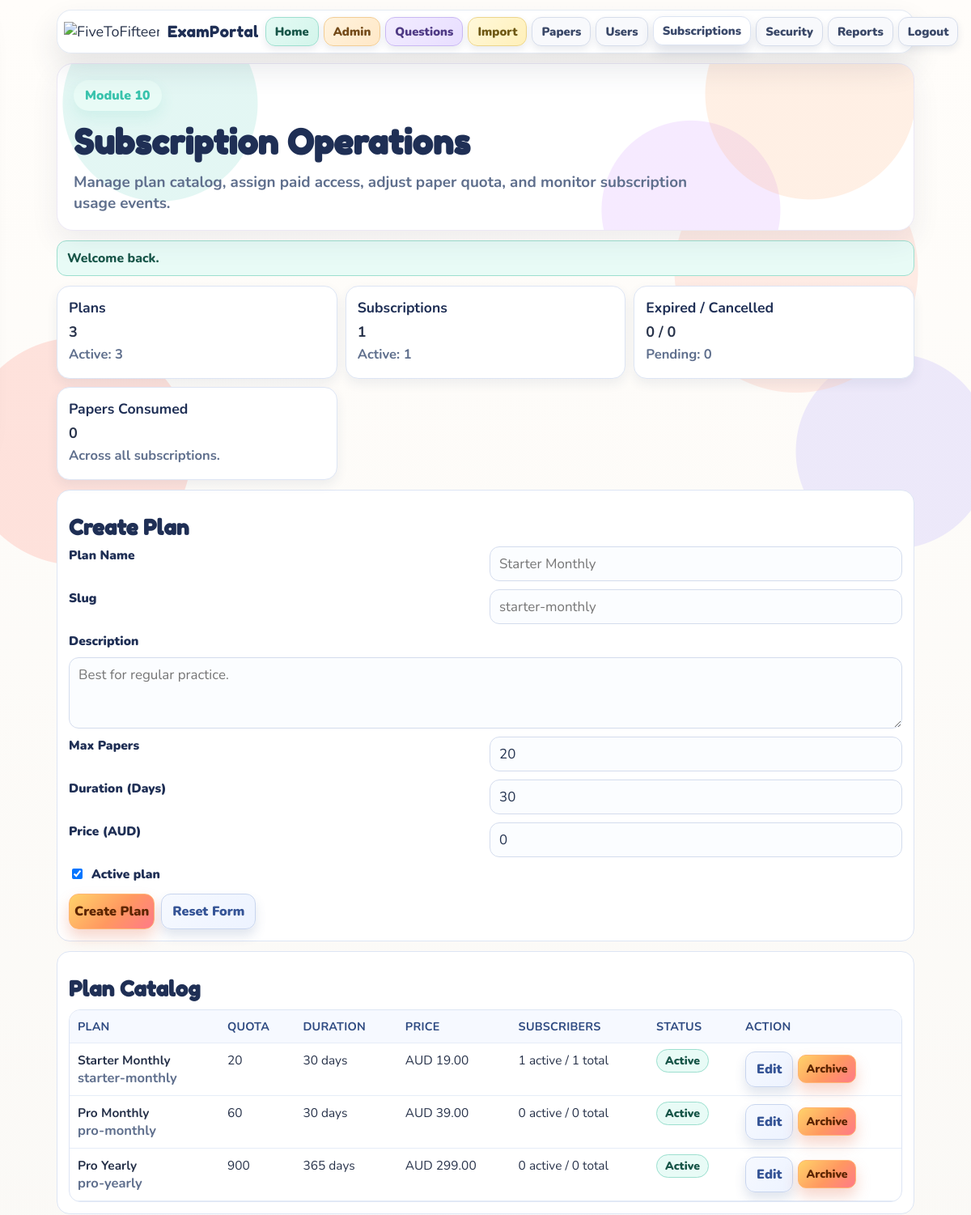
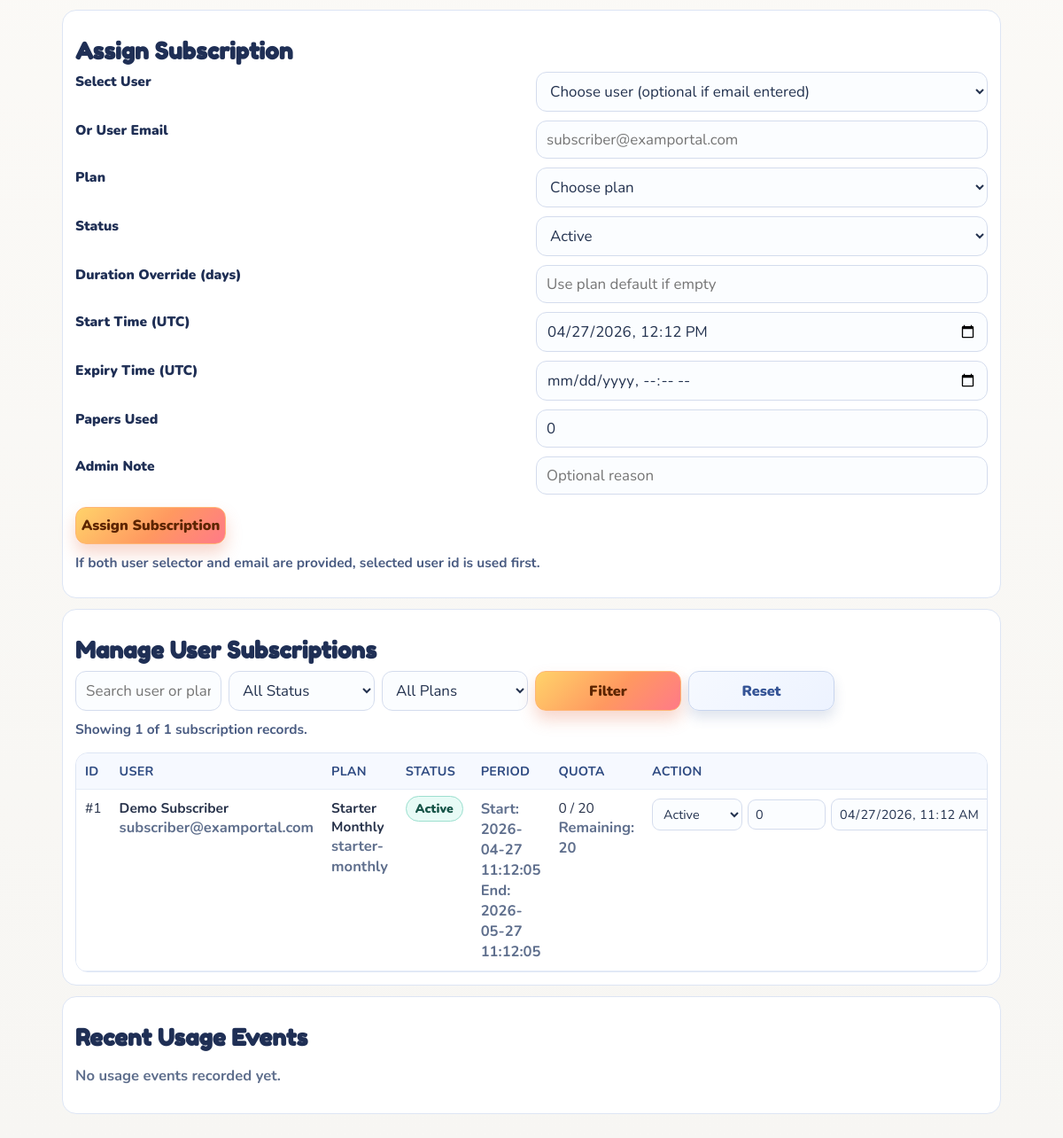
The page /admin/subscriptions.php (signed in) on the database its author committed (2 pictures, top to bottom).
### tables this page shows
CREATE TABLE IF NOT EXISTS ep_subscription_plans (
                id INT UNSIGNED AUTO_INCREMENT PRIMARY KEY,
                name VARCHAR(120) NOT NULL,
                slug VARCHAR(120) NOT NULL UNIQUE,
                description VARCHAR(255) NULL,
                max_papers_per_cycle INT UNSIGNED NOT NULL DEFAULT 10,
                duration_days INT UNSIGNED NOT NULL DEFAULT 30,
                price_aud DECIMAL(10,2) NOT NULL DEFAULT 0.00,
                is_active TINYINT(1) NOT NULL DEFAULT 1,
                created_at TIMESTAMP DEFAULT CURRENT_TIMESTAMP
            );

CREATE TABLE IF NOT EXISTS ep_user_subscriptions (
                id INT UNSIGNED AUTO_INCREMENT PRIMARY KEY,
                user_id INT UNSIGNED NOT NULL,
                plan_id INT UNSIGNED NOT NULL,
                status ENUM('active','expired','cancelled','pending') NOT NULL DEFAULT 'pending',
                started_at DATETIME NULL,
                expires_at DATETIME NULL,
                papers_used INT UNSIGNED NOT NULL DEFAULT 0,
                created_at TIMESTAMP DEFAULT CURRENT_TIMESTAMP,
                updated_at TIMESTAMP DEFAULT CURRENT_TIMESTAMP ON UPDATE CURRENT_TIMESTAMP,
                INDEX idx_ep_user_status (user_id, status),
                CONSTRAINT fk_ep_subscription_user FOREIGN KEY (user_id) REFERENCES ep_users(id) ON DELETE CASCADE,
                CONSTRAINT fk_ep_subscription_plan FOREIGN KEY (plan_id) REFERENCES ep_subscription_plans(id) ON DELETE RESTRICT
            );

CREATE TABLE IF NOT EXISTS ep_users (
                id INT UNSIGNED AUTO_INCREMENT PRIMARY KEY,
                name VARCHAR(120) NOT NULL,
                email VARCHAR(190) NOT NULL UNIQUE,
                role ENUM('user','admin') NOT NULL DEFAULT 'user',
                password_hash VARCHAR(255) NOT NULL,
                is_active TINYINT(1) NOT NULL DEFAULT 1,
                created_at TIMESTAMP DEFAULT CURRENT_TIMESTAMP,
                updated_at TIMESTAMP DEFAULT CURRENT_TIMESTAMP ON UPDATE CURRENT_TIMESTAMP,
                last_login_at DATETIME NULL
            );

### admin/subscriptions.php (the view, shortened to what the rows shown need)
<?php
require_once __DIR__ . '/../config/app.php';
function ep_datetime_local_value(?string $value): string
{
    $timestamp = strtotime($value . ' UTC');
    return gmdate('Y-m-d\TH:i', $timestamp);
}
$planForm = [
    'id' => 0,
    'name' => '',
    'slug' => '',
    'description' => '',
    'max_papers_per_cycle' => '20',
    'duration_days' => '30',
    'price_aud' => '0',
    'is_active' => 1,
];
$assignForm = [
    'user_id' => 0,
    'user_email' => '',
    'plan_id' => 0,
    'status' => 'active',
    'duration_days' => '',
    'started_at' => gmdate('Y-m-d\TH:i'),
    'expires_at' => '',
    'papers_used' => '0',
    'note' => '',
];
$filter = [
    'search' => trim((string) ($_GET['search'] ?? '')),
    'status' => trim((string) ($_GET['status'] ?? 'all')),
    'plan_id' => (int) ($_GET['plan_id'] ?? 0),
];
$page = max(1, (int) ($_GET['page'] ?? 1));
$limit = 20;
$offset = ($page - 1) * $limit;
$stats = ep_admin_subscription_stats();
$plans = ep_admin_get_subscription_plans(true);
$subscriptionRows = ep_admin_get_subscription_records($filter, $limit, $offset);
$subscriptions = $subscriptionRows['rows'];
?>
<section class="stat-grid">
  <article class="stat-card">
    <h3>Plans</h3>
    <p><strong><?= (int) $stats['plans_total']; ?></strong></p>
    <p class="muted">Active: <?= (int) $stats['plans_active']; ?></p>
  </article>
  <article class="stat-card">
    <h3>Subscriptions</h3>
    <p><strong><?= (int) $stats['subscriptions_total']; ?></strong></p>
    <p class="muted">Active: <?= (int) $stats['subscriptions_active']; ?></p>
  </article>
</section>
<section class="panel">
  <h2 class="section-title"><?= (int) $planForm['id'] > 0 ? 'Edit Plan' : 'Create Plan'; ?></h2>
  <form method="post" class="question-form-grid">
    <label for="name">Plan Name</label>
    <input id="name" name="name" value="<?= h((string) $planForm['name']); ?>" placeholder="Starter Monthly" required>
    <label for="slug">Slug</label>
    <input id="slug" name="slug" value="<?= h((string) $planForm['slug']); ?>" placeholder="starter-monthly">
    <label for="description">Description</label>
    <textarea id="description" name="description" placeholder="Best for regular practice."><?= h((string) $planForm['description']); ?></textarea>
    <label for="max_papers_per_cycle">Max Papers</label>
    <input id="max_papers_per_cycle" type="number" min="1" max="100000" name="max_papers_per_cycle" value="<?= h((string) $planForm['max_papers_per_cycle']); ?>" required>
    <label for="duration_days">Duration (Days)</label>
    <input id="duration_days" type="number" min="1" max="3650" name="duration_days" value="<?= h((string) $planForm['duration_days']); ?>" required>
    <label for="price_aud">Price (AUD)</label>
    <input id="price_aud" type="number" min="0" step="0.01" name="price_aud" value="<?= h((string) $planForm['price_aud']); ?>" required>
    <label class="checkbox-row"><input type="checkbox" name="is_active" value="1" <?= (int) $planForm['is_active'] === 1 ? 'checked' : ''; ?>> Active plan</label>
    <div class="form-actions">
      <button class="btn" type="submit"><?= (int) $planForm['id'] > 0 ? 'Update Plan' : 'Create Plan'; ?></button>
      <a class="btn-link btn-outline" href="<?= h(examportal_url('admin/subscriptions.php')); ?>">Reset Form</a>
    </div>
  </form>
</section>
<section class="panel">
  <h2 class="section-title">Plan Catalog</h2>
  <?php if (!$plans): ?>
    <p class="muted">No plans found.</p>
  <?php else: ?>
    <div class="question-table-wrap">
      <table class="question-table">
        <thead>
          <tr>
            <th>Plan</th>
            <th>Quota</th>
            <th>Duration</th>
            <th>Price</th>
            <th>Subscribers</th>
            <th>Status</th>
            <th>Action</th>
          </tr>
        </thead>
        <tbody>
          <?php foreach ($plans as $plan): ?>
            <?php $isActive = (int) ($plan['is_active'] ?? 0) === 1; ?>
            <tr>
              <td>
                <strong><?= h((string) ($plan['name'] ?? '')); ?></strong><br>
                <span class="muted"><?= h((string) ($plan['slug'] ?? '')); ?></span>
              </td>
              <td><?= (int) ($plan['max_papers_per_cycle'] ?? 0); ?></td>
              <td><?= (int) ($plan['duration_days'] ?? 0); ?> days</td>
              <td>AUD <?= h(number_format((float) ($plan['price_aud'] ?? 0), 2)); ?></td>
              <td><?= (int) ($plan['active_subscriptions'] ?? 0); ?> active / <?= (int) ($plan['subscriptions_total'] ?? 0); ?> total</td>
              <td><span class="pill <?= $isActive ? 'pill-good' : 'pill-bad'; ?>"><?= $isActive ? 'Active' : 'Inactive'; ?></span></td>
              <td>
                <div class="table-actions">
                  <a class="btn-link btn-outline" href="<?= h(examportal_url('admin/subscriptions.php?edit_plan_id=' . (int) $plan['id'])); ?>">Edit</a>
                  <form method="post" class="inline-form-compact">
                    <button class="btn btn-mini" type="submit"><?= $isActive ? 'Archive' : 'Activate'; ?></button>
                  </form>
                </div>
              </td>
            </tr>
          <?php endforeach; ?>
        </tbody>
      </table>
    </div>
  <?php endif; ?>
</section>
<section class="panel">
  <h2 class="section-title">Assign Subscription</h2>
  <form method="post" class="question-form-grid">
    <label for="user_id">Select User</label>
    <select id="user_id" name="user_id">
      <option value="0">Choose user (optional if email entered)</option>
    </select>
    <label for="user_email">Or User Email</label>
    <input id="user_email" name="user_email" type="email" value="<?= h((string) $assignForm['user_email']); ?>" placeholder="subscriber@examportal.com">
    <label for="plan_id">Plan</label>
    <select id="plan_id" name="plan_id" required>
      <option value="0">Choose plan</option>
    </select>
    <label for="status">Status</label>
    <select id="status" name="status">
      <option value="active" <?= $assignForm['status'] === 'active' ? 'selected' : ''; ?>>Active</option>
    </select>
    <label for="duration_days">Duration Override (days)</label>
    <input id="duration_days" name="duration_days" type="number" min="1" max="3650" value="<?= h((string) $assignForm['duration_days']); ?>" placeholder="Use plan default if empty">
    <label for="started_at">Start Time (UTC)</label>
    <input id="started_at" name="started_at" type="datetime-local" value="<?= h((string) $assignForm['started_at']); ?>">
    <label for="expires_at">Expiry Time (UTC)</label>
    <input id="expires_at" name="expires_at" type="datetime-local" value="<?= h((string) $assignForm['expires_at']); ?>">
    <label for="papers_used">Papers Used</label>
    <input id="papers_used" name="papers_used" type="number" min="0" value="<?= h((string) $assignForm['papers_used']); ?>">
    <label for="note">Admin Note</label>
    <input id="note" name="note" value="<?= h((string) $assignForm['note']); ?>" placeholder="Optional reason">
    <div class="form-actions">
      <button class="btn" type="submit">Assign Subscription</button>
    </div>
  </form>
</section>
<section class="panel">
  <h2 class="section-title">Manage User Subscriptions</h2>
  <?php if (!$subscriptions): ?>
    <p class="muted">No subscriptions found for current filter.</p>
  <?php else: ?>
    <div class="question-table-wrap">
      <table class="question-table">
        <thead>
          <tr>
            <th>ID</th>
            <th>User</th>
            <th>Plan</th>
            <th>Status</th>
            <th>Period</th>
            <th>Quota</th>
            <th>Action</th>
          </tr>
        </thead>
        <tbody>
          <?php foreach ($subscriptions as $subscription): ?>
            <?php
              $rowStatus = (string) ($subscription['status'] ?? 'pending');
              $statusClass = 'pill';
              if ($rowStatus === 'active') {
                  $statusClass .= ' pill-good';
              } elseif (in_array($rowStatus, ['expired', 'cancelled'], true)) {
                  $statusClass .= ' pill-bad';
              }
            ?>
            <tr>
              <td>#<?= (int) ($subscription['id'] ?? 0); ?></td>
              <td>
                <strong><?= h((string) ($subscription['user_name'] ?? '')); ?></strong><br>
                <span class="muted"><?= h((string) ($subscription['user_email'] ?? '')); ?></span>
              </td>
              <td>
                <strong><?= h((string) ($subscription['plan_name'] ?? '')); ?></strong><br>
                <span class="muted"><?= h((string) ($subscription['plan_slug'] ?? '')); ?></span>
              </td>
              <td><span class="<?= h($statusClass); ?>"><?= h(ucfirst($rowStatus)); ?></span></td>
              <td>
                <span class="muted">Start: <?= h((string) ($subscription['started_at'] ?? '—')); ?></span><br>
                <span class="muted">End: <?= h((string) ($subscription['expires_at'] ?? '—')); ?></span>
              </td>
              <td>
                <?= (int) ($subscription['papers_used'] ?? 0); ?> / <?= (int) ($subscription['max_papers_per_cycle'] ?? 0); ?><br>
                <span class="muted">Remaining: <?= (int) ($subscription['remaining_papers'] ?? 0); ?></span>
              </td>
              <td>
                <form method="post" class="inline-form-compact">
                  <select name="status">
                    <option value="active" <?= $rowStatus === 'active' ? 'selected' : ''; ?>>Active</option>
                  </select>
                  <input type="number" name="papers_used" min="0" value="<?= (int) ($subscription['papers_used'] ?? 0); ?>" style="max-width:88px;">
                  <input type="datetime-local" name="started_at" value="<?= h(ep_datetime_local_value((string) ($subscription['started_at'] ?? ''))); ?>">
                </form>
              </td>
            </tr>
          <?php endforeach; ?>
        </tbody>
      </table>
    </div>
  <?php endif; ?>
</section>
<section class="panel">
  <h2 class="section-title">Recent Usage Events</h2>
</section>

### rows shown on the page
ep_subscription_plans: id "3", is_active "1", name "Pro Yearly", slug "pro-yearly", max_papers_per_cycle "900", duration_days "365", price_aud "299.00", active_subscriptions "0", subscriptions_total "0", shows "Active", shows "Archive"
ep_user_subscriptions: max_papers_per_cycle "20", duration_days "30", price_aud "0", status "Active", papers_used "0", id "1", user.name "Demo Subscriber", user.email "subscriber@examportal.com", plan.name "Starter Monthly", plan.slug "starter-monthly", started_at "2026-04-27 11:12:05", expires_at "2026-05-27 11:12:05", plan.max_papers_per_cycle "20", remaining_papers "20", started_at "04/27/2026 11:12"
ep_subscription_plans: name "Starter Monthly", slug "starter-monthly", max_papers_per_cycle "20", duration_days "30", price_aud "19.00", active_subscriptions "1", subscriptions_total "1", is_active "Active"
ep_subscription_plans: name "Pro Monthly", slug "pro-monthly", max_papers_per_cycle "60", duration_days "30", price_aud "39.00", active_subscriptions "0", subscriptions_total "0", is_active "Active"

### other values the page prints
$link['label'] "Home"
$link['label'] "Admin"
$link['label'] "Questions"
$link['label'] "Import"
$link['label'] "Papers"
$link['label'] "Users"
$link['label'] "Subscriptions"
$link['label'] "Security"
$link['label'] "Reports"
$link['label'] "Logout"
$heroKicker "Module 10"
$heroTitle "Subscription Operations"
$heroText "Manage plan catalog, assign paid access, adjust paper quota, and monitor subscription usage events."
$success "Welcome back."
$stats['subscriptions_expired'] "0"
